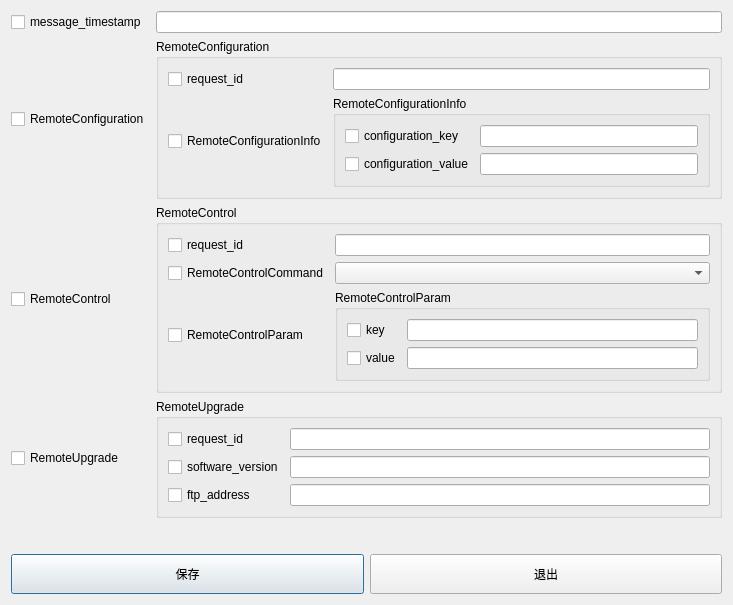
<?xml version="1.0" encoding="UTF-8"?>
<ui version="4.0">
 <class>RemoteOperationDialog</class>
 <widget class="QDialog" name="RemoteOperationDialog">
  <property name="geometry">
   <rect>
    <x>0</x>
    <y>0</y>
    <width>733</width>
    <height>605</height>
   </rect>
  </property>
  <property name="windowTitle">
   <string>Dialog</string>
  </property>
  <layout class="QGridLayout" name="gridLayout_12">
   <item row="0" column="0" colspan="2">
    <layout class="QGridLayout" name="gridLayout">
     <item row="3" column="0">
      <widget class="QCheckBox" name="checkBox_RemoteUpgrade">
       <property name="text">
        <string>RemoteUpgrade</string>
       </property>
      </widget>
     </item>
     <item row="2" column="0">
      <widget class="QCheckBox" name="checkBox_RemoteControl">
       <property name="text">
        <string>RemoteControl</string>
       </property>
      </widget>
     </item>
     <item row="1" column="0">
      <widget class="QCheckBox" name="checkBox_RemoteConfiguration">
       <property name="text">
        <string>RemoteConfiguration</string>
       </property>
      </widget>
     </item>
     <item row="0" column="0">
      <widget class="QCheckBox" name="checkBox_message_timestamp">
       <property name="text">
        <string>message_timestamp</string>
       </property>
      </widget>
     </item>
     <item row="0" column="1">
      <widget class="QLineEdit" name="lineEdit_message_timestamp"/>
     </item>
     <item row="2" column="1">
      <widget class="QGroupBox" name="groupBox_2">
       <property name="title">
        <string>RemoteControl</string>
       </property>
       <layout class="QGridLayout" name="gridLayout_5">
        <item row="0" column="0">
         <layout class="QGridLayout" name="gridLayout_4">
          <item row="0" column="0">
           <widget class="QCheckBox" name="checkBox_Control_request_id">
            <property name="text">
             <string>request_id</string>
            </property>
           </widget>
          </item>
          <item row="1" column="0">
           <widget class="QCheckBox" name="checkBox_RemoteControlCommand">
            <property name="text">
             <string>RemoteControlCommand</string>
            </property>
           </widget>
          </item>
          <item row="2" column="0">
           <widget class="QCheckBox" name="checkBox_RemoteControlParam">
            <property name="text">
             <string>RemoteControlParam</string>
            </property>
           </widget>
          </item>
          <item row="0" column="1">
           <widget class="QLineEdit" name="lineEdit_Control_request_id"/>
          </item>
          <item row="1" column="1">
           <widget class="QComboBox" name="comboBox_RemoteControlCommand"/>
          </item>
          <item row="2" column="1">
           <widget class="QGroupBox" name="groupBox_5">
            <property name="title">
             <string>RemoteControlParam</string>
            </property>
            <layout class="QGridLayout" name="gridLayout_10">
             <item row="0" column="0">
              <layout class="QGridLayout" name="gridLayout_11">
               <item row="0" column="0">
                <widget class="QCheckBox" name="checkBox_key">
                 <property name="text">
                  <string>key</string>
                 </property>
                </widget>
               </item>
               <item row="1" column="0">
                <widget class="QCheckBox" name="checkBox_value">
                 <property name="text">
                  <string>value</string>
                 </property>
                </widget>
               </item>
               <item row="0" column="1">
                <widget class="QLineEdit" name="lineEdit_key"/>
               </item>
               <item row="1" column="1">
                <widget class="QLineEdit" name="lineEdit_value"/>
               </item>
              </layout>
             </item>
            </layout>
           </widget>
          </item>
         </layout>
        </item>
       </layout>
      </widget>
     </item>
     <item row="3" column="1">
      <widget class="QGroupBox" name="groupBox_3">
       <property name="title">
        <string>RemoteUpgrade</string>
       </property>
       <layout class="QGridLayout" name="gridLayout_7">
        <item row="0" column="0">
         <layout class="QGridLayout" name="gridLayout_6">
          <item row="2" column="0">
           <widget class="QCheckBox" name="checkBox_ftp_address">
            <property name="text">
             <string>ftp_address</string>
            </property>
           </widget>
          </item>
          <item row="0" column="0">
           <widget class="QCheckBox" name="checkBox_Upgrade_request_id">
            <property name="text">
             <string>request_id</string>
            </property>
           </widget>
          </item>
          <item row="1" column="0">
           <widget class="QCheckBox" name="checkBox_software_version">
            <property name="text">
             <string>software_version</string>
            </property>
           </widget>
          </item>
          <item row="0" column="1">
           <widget class="QLineEdit" name="lineEdit_Upgrade_request_id"/>
          </item>
          <item row="1" column="1">
           <widget class="QLineEdit" name="lineEdit_software_version"/>
          </item>
          <item row="2" column="1">
           <widget class="QLineEdit" name="lineEdit_ftp_address"/>
          </item>
         </layout>
        </item>
       </layout>
      </widget>
     </item>
     <item row="1" column="1">
      <widget class="QGroupBox" name="groupBox">
       <property name="title">
        <string>RemoteConfiguration</string>
       </property>
       <layout class="QGridLayout" name="gridLayout_3">
        <item row="0" column="0">
         <layout class="QGridLayout" name="gridLayout_2">
          <item row="1" column="0">
           <widget class="QCheckBox" name="checkBox_RemoteConfigurationInfo">
            <property name="text">
             <string>RemoteConfigurationInfo</string>
            </property>
           </widget>
          </item>
          <item row="0" column="0">
           <widget class="QCheckBox" name="checkBox_Configuration_request_id">
            <property name="text">
             <string>request_id</string>
            </property>
           </widget>
          </item>
          <item row="0" column="1">
           <widget class="QLineEdit" name="lineEdit_Configuration_request_id"/>
          </item>
          <item row="1" column="1">
           <widget class="QGroupBox" name="groupBox_4">
            <property name="title">
             <string>RemoteConfigurationInfo</string>
            </property>
            <layout class="QGridLayout" name="gridLayout_9">
             <item row="0" column="0">
              <layout class="QGridLayout" name="gridLayout_8">
               <item row="0" column="0">
                <widget class="QCheckBox" name="checkBox_configuration_key">
                 <property name="text">
                  <string>configuration_key</string>
                 </property>
                </widget>
               </item>
               <item row="1" column="0">
                <widget class="QCheckBox" name="checkBox_configuration_value">
                 <property name="text">
                  <string>configuration_value</string>
                 </property>
                </widget>
               </item>
               <item row="0" column="1">
                <widget class="QLineEdit" name="lineEdit_configuration_key"/>
               </item>
               <item row="1" column="1">
                <widget class="QLineEdit" name="lineEdit_configuration_value"/>
               </item>
              </layout>
             </item>
            </layout>
           </widget>
          </item>
         </layout>
        </item>
       </layout>
      </widget>
     </item>
    </layout>
   </item>
   <item row="1" column="0">
    <spacer name="verticalSpacer">
     <property name="orientation">
      <enum>Qt::Vertical</enum>
     </property>
     <property name="sizeHint" stdset="0">
      <size>
       <width>20</width>
       <height>40</height>
      </size>
     </property>
    </spacer>
   </item>
   <item row="2" column="0">
    <widget class="QPushButton" name="pushButton_save">
     <property name="minimumSize">
      <size>
       <width>0</width>
       <height>40</height>
      </size>
     </property>
     <property name="text">
      <string>保存</string>
     </property>
    </widget>
   </item>
   <item row="2" column="1">
    <widget class="QPushButton" name="pushButton_quit">
     <property name="minimumSize">
      <size>
       <width>0</width>
       <height>40</height>
      </size>
     </property>
     <property name="text">
      <string>退出</string>
     </property>
    </widget>
   </item>
  </layout>
 </widget>
 <resources/>
 <connections/>
</ui>
